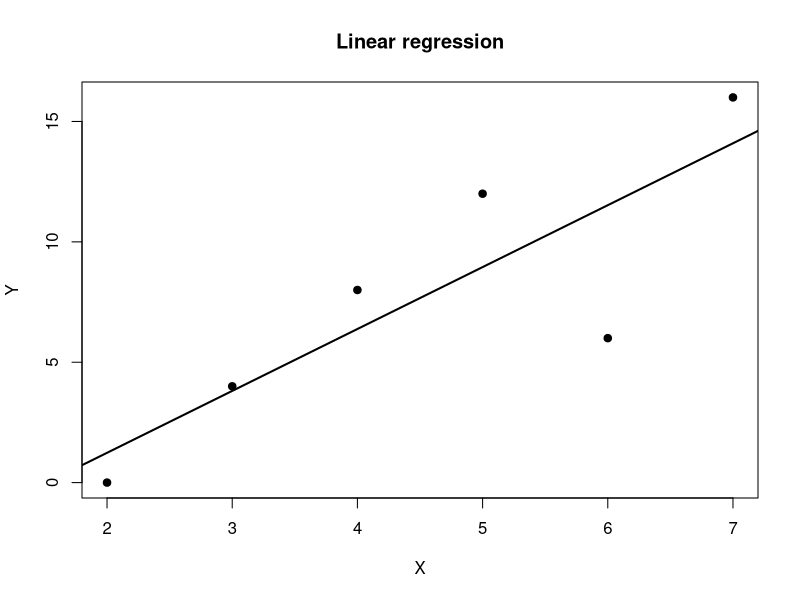

This figure's R source:
x <- c(2, 3, 4, 5, 6, 7)
y <- c(0, 4, 8, 12, 6, 16)

data1 <- data.frame(x, y)

model1 <- lm(y ~ x, data = data1)

model1
summary(model1)

plot(x, y,
     pch = 19,
     xlab = "X",
     ylab = "Y",
     main = "Linear regression")

abline(model1, lwd = 2)
